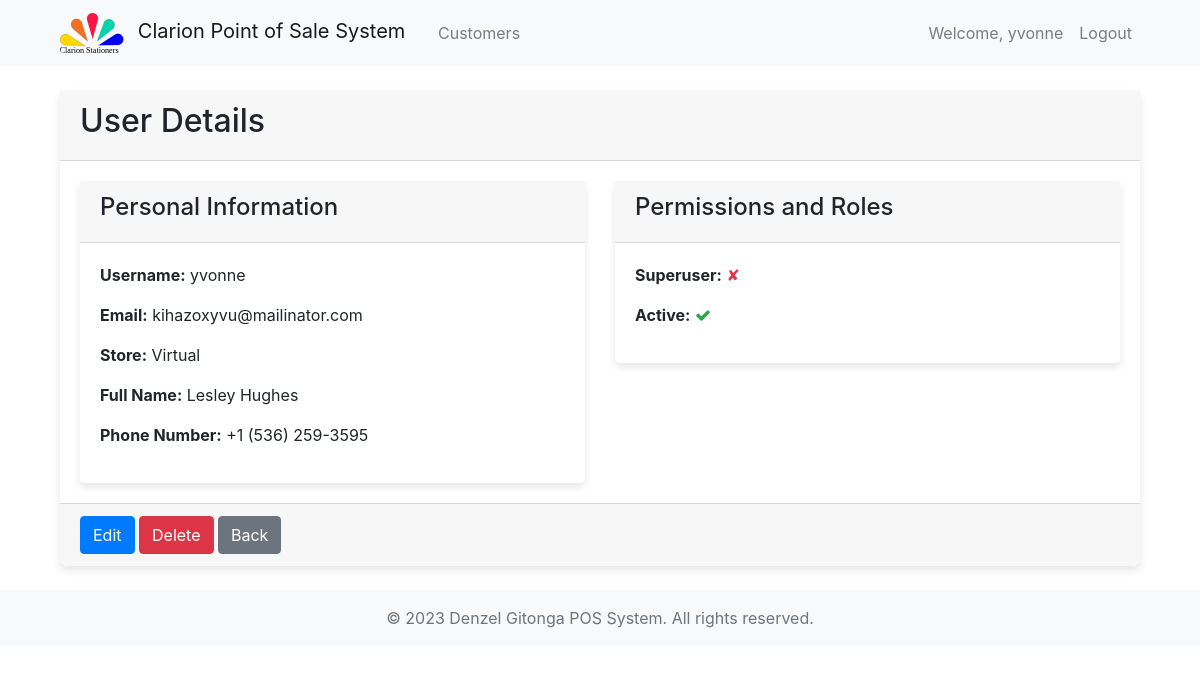
/inventory/detail/4/ (signed in), run on the app's committed database.
### accounts/models.py (models this page shows, shortened)
class User(AbstractBaseUser, PermissionsMixin):
    username = models.CharField(max_length=255, unique=True)
    email = models.EmailField(max_length=255, unique=True)
    store = models.ForeignKey(Store, on_delete=models.CASCADE, related_name='stores', null=True, blank=True)
    phone_number = models.CharField(max_length=20, blank=True, null=True)
    full_name = models.CharField(max_length=255, blank=True, null=True)
    is_staff = models.BooleanField(default=False)
    is_active = models.BooleanField(default=True)
    groups = models.ManyToManyField(
        'auth.Group',
        blank=True,
        related_name='myuser_set',
        related_query_name='user',
    )
    user_permissions = models.ManyToManyField(
        'auth.Permission',
        blank=True,
        related_name='myuser_set',
        related_query_name='user',
    )
    objects = UserManager()
    USERNAME_FIELD = 'username'
    REQUIRED_FIELDS = ['email']

### inventory/models.py (models this page shows)
class Store(models.Model):
    name = models.CharField(max_length=100)
    def __str__(self):
        return self.name

### inventory/views.py (the view)
# urls.py: path('detail/<int:pk>/', views.user_detail, name='user_detail'),
@staff_member_required(login_url='accounts:login')
def user_detail(request, pk):
    user = get_object_or_404(User, pk=pk)
    return render(request, 'admin/users/user_detail.html', {'user': user})

### templates/admin/users/user_detail.html (shortened to what this page needs)
{% extends 'common/base.html' %}
{% block content %}
<div class="container">
    <div class="card">
      <div class="card-header">
        <h2>User Details</h2>
      </div>
      <div class="card-body">
        <div class="row">
          <div class="col-md-6">
            <div class="card">
              <div class="card-header">
                <h4>Personal Information</h4>
              </div>
              <div class="card-body">
                <p><strong>Username:</strong> {{ user.username }}</p>
                <p><strong>Email:</strong> {{ user.email }}</p>
                <p><strong>Store:</strong> {{ user.store }}</p>
                <p><strong>Full Name:</strong> {{ user.full_name }}</p>
                <p><strong>Phone Number:</strong> {{ user.phone_number }}</p>
              </div>
            </div>
          </div>
          <div class="col-md-6">
            <div class="card">
              <div class="card-header">
                <h4>Permissions and Roles</h4>
              </div>
              <div class="card-body">
                <p><strong>Superuser:</strong> {% if user.is_superuser %}<span class="text-success">&#10004;</span>{% else %}<span class="text-danger">&#10008;</span>{% endif %}</p>
                <p><strong>Active:</strong> {% if user.is_active %}<span class="text-success"><i class="fa fa-check text-success"></i></span>{% else %}<span class="text-danger">&#10008;</span>{% endif %}</p>
              </div>
            </div>
          </div>
        </div>
      </div>
      <div class="card-footer">
        <a href="{% url 'inventory:user_update' pk=user.pk %}" class="btn btn-primary">Edit</a>
        <a href="{% url 'inventory:user_delete' pk=user.pk %}" class="btn btn-danger">Delete</a>
        <a href="{% url 'inventory:user_list' %}" class="btn btn-secondary">Back</a>
      </div>
    </div>
  </div>
{% endblock %}

### templates/common/header.html (shortened to what this page needs)
{% load static %}
<header>
  <nav class="navbar navbar-expand-lg navbar-light bg-light">
      <div class="container">
        {% if user.is_authenticated and user.is_superuser %}
          <a class="navbar-brand col-md-2" href="{% url 'admin_dashboard:dashboard' %}">
              <img src="{% static 'images/logos/clarion_logo.svg' %}" alt="Logo" height="40" class="mr-2 rounded">
              Clarion Point of Sale System
          </a>
        {% else %}
          <a class="navbar-brand col-md-2" href="{% url 'accounts:home' %}">
            <img src="{% static 'images/logos/clarion_logo.svg' %}" alt="Logo" height="40" class="mr-2 rounded">
            Clarion Point of Sale System
          </a>
        {% endif %}
          <div class="collapse navbar-collapse justify-content-between col-md-8" id="navbarNav">
            {% if user.is_authenticated %}
              {% if user.is_superuser %}
                <ul class="navbar-nav">
                <li class="nav-item">
                  <a class="nav-link" href="{% url 'inventory:customers_list' %}">Customers</a>
                </li>
                <li class="nav-item">
                  <a class="nav-link" href="{% url 'sales:sales_list' %}">Sales</a>
                </li>
                <li class="nav-item">
                  <a class="nav-link" href="{% url 'inventory:store_stock' %}">Stock</a>
                </li>
                </ul>
                <ul class="navbar-nav ml-auto">
                  <li class="nav-item">
                    <a class="nav-link" href="#">
                      Welcome, {{ user.username }}
                    </a>
                  </li>
                  <li class="nav-item">
                    <a class="nav-link" href="{% url 'accounts:logout' %}">Logout</a>
                  </li>
                </ul>
              {% else %}
              <ul class="navbar-nav">
                <li class="nav-item">
                  <a class="nav-link" href="{% url 'inventory:customers_list' %}">Customers</a>
                </li>
              </ul>
                <ul class="navbar-nav ml-auto">
                  <li class="nav-item">
                    <a class="nav-link" href="#">
                      Welcome, {{ user.username }}
                    </a>
                  </li>
                  <li class="nav-item">
                    <a class="nav-link" href="{% url 'accounts:logout' %}">Logout</a>
                  </li>
                </ul>
              {% endif %}
            {% endif %}
          </div>
      </div>
  </nav>
</header>

### static/custom_css/styles.css (style rules this page uses)
.card { box-shadow: 0px 4px 8px rgba(0, 0, 0, 0.1); border: none; transition: 0.3s; border-radius: 5px; }

### data on the page
User: username "yvonne", email "kihazoxyvu@mailinator.com", store "Virtual", full_name "Lesley Hughes", phone_number "+1 (536) 259-3595"
